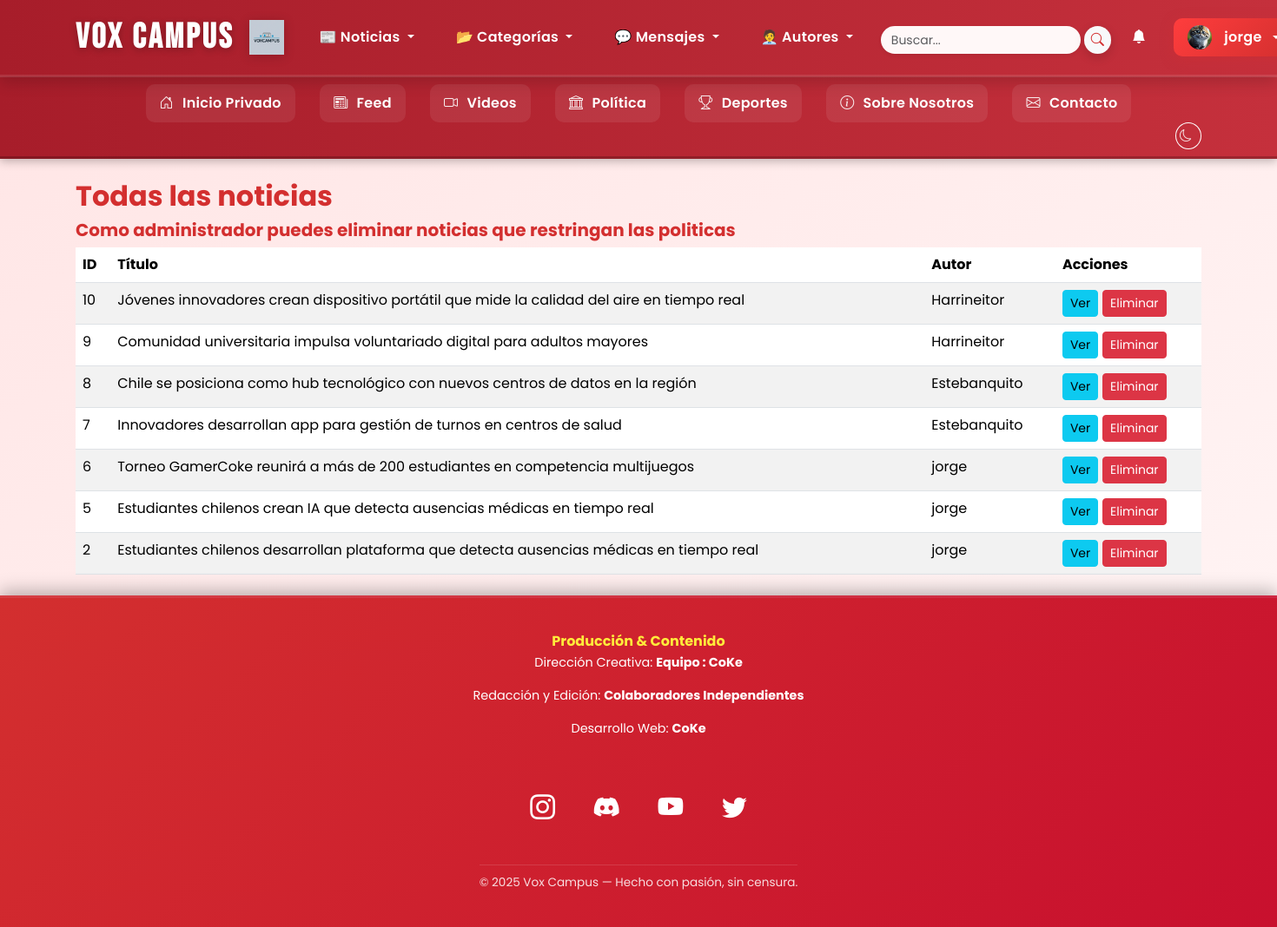
The app's page /noticias/ (signed in) with its own data.
### noticias/models.py (models this page shows, shortened)
class Perfil(models.Model):
    user = models.OneToOneField(User, on_delete=models.CASCADE, related_name='perfil')
    bio = models.TextField(blank=True, null=True)
    avatar = models.ImageField(upload_to='avatares/', blank=True, null=True)
    rol = models.CharField(
        max_length=20,
        choices=[('autor', 'Autor'), ('admin', 'Administrador')],
        default='autor'
    )

class Noticia(models.Model):
    titulo = models.CharField(max_length=200)
    contenido = models.TextField()
    categoria = models.ForeignKey(Categoria, on_delete=models.PROTECT, related_name='noticias')
    autor = models.ForeignKey(User, on_delete=models.CASCADE, related_name='noticias')
    fecha_creacion = models.DateTimeField(auto_now_add=True)
    imagen = models.ImageField(upload_to='noticias/', blank=True, null=True)

### noticias/views.py (the view)
# urls.py: path('noticias/', views.noticia_lista, name='noticia_lista'),
def noticia_lista(request):
    noticias = Noticia.objects.all().order_by('-fecha_creacion')
    return render(request, 'noticias/noticia_lista.html', {'noticias': noticias})

### noticias/context_processors.py (called while the page is built)
def contadores_globales(request):
    if request.user.is_authenticated:
        notif_count = Notificacion.objects.filter(usuario=request.user, leido=False).count()
        mensajes_no_leidos = Mensaje.objects.filter(receptor=request.user, leido=False).count() if hasattr(request.user, 'mensaje_set') else 0
    else:
        notif_count = 0
        mensajes_no_leidos = 0
    return {
        'notif_count': notif_count,
        'mensajes_no_leidos': mensajes_no_leidos,
    }

def notificaciones_context(request):
    if request.user.is_authenticated:
        notif_count = Notificacion.objects.filter(usuario=request.user, leido=False).count()
    else:
        notif_count = 0
    return {'notif_count': notif_count}

### templates/noticias/noticia_lista.html (shortened to what this page needs)
{% extends 'noticias/base.html' %}
{% block content %}
<h2>Todas las noticias</h2>
<h5>Como administrador puedes eliminar noticias que restringan las politicas</h5>
<table class="table table-striped">
   <thead>
      <tr>
         <th>ID</th>
         <th>Título</th>
         <th>Autor</th>
         <th>Acciones</th>
      </tr>
   </thead>
   <tbody>
      {% for noticia in noticias %}
      <tr>
         <td>{{ noticia.id }}</td>
         <td>{{ noticia.titulo }}</td>
         <td>{{ noticia.autor }}</td>
         <td>
            <a href="{% url 'noticia_detalle' noticia.id %}" class="btn btn-info btn-sm">Ver</a>
            {% if user.is_superuser %}
            <a href="{% url 'noticia_eliminar' noticia.id %}" class="btn btn-danger btn-sm">Eliminar</a>
            {% endif %}
         </td>
      </tr>
      {% endfor %}
   </tbody>
</table>
{% endblock %}

### templates/noticias/base.html (shortened to what this page needs)
{% load static %}
<!DOCTYPE html>
<html lang="es">
<head>
   <link href="https://cdn.jsdelivr.net/npm/bootstrap@5.3.2/dist/css/bootstrap.min.css" rel="stylesheet" />
   <link href="https://cdn.jsdelivr.net/npm/bootstrap-icons@1.11.1/font/bootstrap-icons.css" rel="stylesheet" />
   <link rel="stylesheet" href="{% static 'webnoticias/css/style.css' %}?v=v38" />
</head>
<body>
   <nav class="navbar navbar-expand-lg navbar-dark bg-danger shadow">
      <div class="container">
         <a class="navbar-brand d-flex align-items-center fw-bold"
            href="{% if user.is_authenticated and user.is_superuser %}{% url 'panel_privado' %}{% else %}{% url 'index' %}{% endif %}">
            <span class="me-2 text-white">Vox Campus</span>
            <img src="{% static 'WebNoticias/img/logo.png' %}" alt="Logo Vox Campus"
                 style="height:40px; width:auto; object-fit:contain;" />
         </a>
         <div class="collapse navbar-collapse" id="navbarNav">
            <ul class="navbar-nav mx-auto align-items-center gap-2">
               {% if user.is_authenticated and user.is_superuser or user.is_authenticated and user.is_staff %}
               <li class="nav-item dropdown">
                  <a class="nav-link dropdown-toggle" href="#" id="noticiasDropdown" role="button" data-bs-toggle="dropdown">
                     📰 Noticias
                  </a>
               </li>
               {% endif %}
               {% if user.is_superuser %}
               <li class="nav-item dropdown">
                  <a class="nav-link dropdown-toggle" href="#" id="categoriasDropdown" role="button" data-bs-toggle="dropdown">
                     📂 Categorías
                  </a>
               </li>
               {% endif %}
               {% if user.is_authenticated %}
               <li class="nav-item dropdown">
                  <a class="nav-link dropdown-toggle" href="#" id="mensajesDropdown" role="button" data-bs-toggle="dropdown">
                     💬 Mensajes
                  </a>
               </li>
               {% endif %}
               {% if user.is_authenticated %}
               <li class="nav-item dropdown">
                  <a class="nav-link dropdown-toggle" href="#" id="reporterosDropdown" role="button" data-bs-toggle="dropdown" aria-expanded="false">
                     🧑‍💼 Autores
                  </a>
                     {% if user.is_superuser %}
               </li>
               {% endif %}
             {% endif %}
            </ul>
            <ul class="navbar-nav align-items-center gap-0">
               {% if user.is_authenticated %}
                  <li class="nav-item">
                     <form id="buscador" class="d-flex align-items-center" role="search" method="get" action="{% url 'buscar' %}">
                        <input id="input-busqueda" class="form-control form-control-sm rounded-pill shadow-sm border-0 me-1"
                           type="search" placeholder="Buscar..." name="q" required />
                        <button class="btn btn-light btn-sm rounded-pill px-2 py-0" type="submit" style="height:32px;">
                           <i class="bi bi-search text-danger"></i>
                        </button>
                     </form>
                  </li>
                  <li class="nav-item position-relative">
                     <a href="{% url 'notificaciones' %}" class="nav-link position-relative">
                        <i class="bi bi-bell-fill"></i>
                     </a>
                  </li>
                  <li class="nav-item dropdown">
                     <a class="nav-link dropdown-toggle btn-login px-3 py-2" href="#" id="userDropdown"
                        role="button" data-bs-toggle="dropdown">
                        {% if user.perfil.avatar %}
                           <img src="{{ user.perfil.avatar.url }}" alt="avatar"
                              style="width:28px; height:28px; border-radius:50%; object-fit:cover; margin-right:6px;" />
                        {% else %}
                           <i class="bi bi-person-circle me-1"></i>
                        {% endif %}
                        {{ user.username }}
                     </a>
                  </li>
               {% else %}
                  <li class="nav-item"><a class="btn btn-login fw-bold px-3 py-1" href="{% url 'login' %}">Iniciar Sesión</a></li>
                  <li class="nav-item"><a href="{% url 'registro' %}" class="btn-register px-3 py-1">Regístrate</a></li>
               {% endif %}
            </ul>
         </div>
      </div>
   </nav>
   <div class="subnav">
      <div class="container text-center py-2">
         {% if user.is_authenticated and user.is_superuser %}
            <a href="{% url 'panel_privado' %}" class="subnav-link"><i class="bi bi-house-door"></i> Inicio Privado</a>
         {% else %}
            <a href="{% url 'index' %}" class="subnav-link"><i class="bi bi-house"></i> Inicio</a>
         {% endif %}
         <a href="{% url 'feed' %}" class="subnav-link"><i class="bi bi-newspaper"></i> Feed</a>
         <a href="{% url 'videos' %}" class="subnav-link"><i class="bi bi-camera-video"></i> Videos</a>
         <a href="{% url 'politica' %}" class="subnav-link"><i class="bi bi-bank"></i> Política</a>
         <a href="{% url 'deportes' %}" class="subnav-link"><i class="bi bi-trophy"></i> Deportes</a>
         <a href="{% url 'sobre' %}" class="subnav-link"><i class="bi bi-info-circle"></i> Sobre Nosotros</a>
         <a href="{% url 'contacto' %}" class="subnav-link"><i class="bi bi-envelope"></i> Contacto</a>
         <li class="nav-item d-flex align-items-center ms-2">
            <button id="theme-toggle" class="btn btn-outline-light btn-sm rounded-circle p-1" title="Cambiar tema">
               <i class="bi bi-moon"></i>
            </button>
         </li>
      </div>
   </div>
   <main class="container my-4">
      {% block content %}{% endblock %}
   </main>
   <footer class="footer-premium">
      <div class="footer-container">
         <div class="footer-credits">
            <h4>Producción & Contenido</h4>
            <p>Dirección Creativa: <strong>Equipo : CoKe</strong></p>
            <p>Redacción y Edición: <strong>Colaboradores Independientes</strong></p>
            <p>Desarrollo Web: <strong>CoKe</strong></p>
         </div>
         <div class="footer-social">
            <a href="https://www.instagram.com" target="_blank" class="social-icon"><i class="bi bi-instagram"></i></a>
            <a href="https://discord.com" target="_blank" class="social-icon"><i class="bi bi-discord"></i></a>
            <a href="https://www.youtube.com" target="_blank" class="social-icon"><i class="bi bi-youtube"></i></a>
            <a href="https://twitter.com" target="_blank" class="social-icon"><i class="bi bi-twitter"></i></a>
         </div>
         <div class="footer-bottom">
            <p>&copy; 2025 Vox Campus — Hecho con pasión, sin censura.</p>
         </div>
      </div>
   </footer>
</body>
</html>

### noticias/static/WebNoticias/css/base.css (style rules this page uses)
body { font-family: 'Poppins', sans-serif; color: #212529; scroll-behavior: smooth; margin: 0; background: linear-gradient(145deg, #ffe5e5, #fff6f6); background-attachment: fixed; transition: background-color 0.4s ease, color 0.4s ease; }
a { text-decoration: none; transition: all 0.2s ease; }
.container main, main.container { display:block; }
.navbar-brand img { height: 75px; width: auto; margin-left: 10px; vertical-align: middle; display: inline-block; filter: drop-shadow(0 2px 6px rgba(0,0,0,0.18)); }

### noticias/static/WebNoticias/css/navbar.css (style rules this page uses)
.navbar { background: linear-gradient(90deg, #a71d2a, #c5303c); box-shadow: 0 4px 10px rgba(0,0,0,0.4); border-bottom: 2px solid rgba(255,255,255,0.1); }
.navbar-brand { font-family: 'Bebas Neue','Montserrat',Arial,sans-serif; font-size: 2.5rem; letter-spacing: 3px; color: #fff !important; text-shadow: 0 2px 8px rgba(0,0,0,0.25); transition: transform 0.2s, text-shadow 0.3s; padding-right: 8px; }
.navbar-nav .nav-item { margin: 0 8px; }
.navbar .nav-link { color: #fff; font-weight: 600; letter-spacing: 0.3px; transition: all 0.3s ease; border-radius: 10px; padding: 8px 14px; font-size: 1rem; margin-right: .5rem; }
#theme-toggle { margin-left: auto;; border-color: #fff; color: #fff; transition: all 0.3s ease; }
.subnav { background: linear-gradient(90deg, #a71d2a, #c5303c); border-top: 1px solid rgba(255,255,255,0.15); border-bottom: 3px solid rgba(0,0,0,0.2); box-shadow: 0 3px 10px rgba(0,0,0,0.25); animation: fadeInDown 0.5s ease both; }
.subnav .subnav-link { display: inline-block; color: #fff; font-weight: 600; letter-spacing: 0.3px; margin: 0 12px; padding: 10px 16px; border-radius: 10px; text-decoration: none; background: rgba(255,255,255,0.08); transition: all 0.3s ease; }
.subnav i { margin-right: 6px; opacity: 0.9; }
.navbar-nav.align-items-center { align-items: center !important; }
#buscador { display: flex; align-items: center; margin-top: 5px; }
.navbar-nav.align-items-center > .nav-item { display: flex; align-items: center; }
#input-busqueda { height: 32px; line-height: 32px; padding: 0 10px; width: 200px; max-width: 240px; transition: all 0.3s ease; }
.navbar .nav-item:nth-child(4) { margin-right: 8px; }
#input-busqueda { height: 32px; line-height: 32px; padding: 0 12px; width: 230px; max-width: 280px; background: #fff8f8; transition: all 0.3s ease; }

### noticias/static/WebNoticias/css/panel.css (style rules this page uses)
.navbar, .navbar * { position: relative; z-index: 1000; }

### noticias/static/WebNoticias/css/forms.css (style rules this page uses)
form input, form textarea, form select { border-radius:.5rem; border:1px solid #ced4da; padding:.75rem 1rem; transition:all .3s ease; }
.btn-login { background:linear-gradient(135deg,#ff3d3d,#d32f2f); color:#fff!important; border:none; border-radius:50px; padding:.65rem 1.8rem; font-weight:700; letter-spacing:.4px; font-size:1.05rem; transition:all .3s ease; box-shadow:0 4px 15px rgba(211,47,47,0.35); display:flex; align-items:center; justify-content:center; gap:8px; margin:0; }
form .btn { border:none; border-radius:12px; font-weight:700; padding:.6rem 1.4rem; font-size:.95rem; transition:all .3s ease; box-shadow:0 4px 12px rgba(0,0,0,.15); vertical-align:middle; }
form .btn, form a.btn { display:inline-flex; align-items:center; justify-content:center; text-decoration:none; height:45px; line-height:1; }

### noticias/static/WebNoticias/css/footer.css (style rules this page uses)
.footer-premium { background:linear-gradient(135deg,#d32f2f,#c8102e); color:#fff; text-align:center; padding:40px 15px 25px; border-top:3px solid rgba(255,255,255,.1); box-shadow:0 -6px 18px rgba(0,0,0,.25); }
.footer-container { max-width:1100px; margin:0 auto; display:flex; flex-direction:column; align-items:center; gap:1.5rem; }
.footer-credits { font-size:.9rem; color:#fff; }
.footer-credits h4 { color:#ffeb3b; font-weight:700; margin-bottom:.3rem; font-size:1rem; }
.footer-social { display:flex; justify-content:center; gap:1.3rem; margin-top:1.2rem; }
.footer-social .social-icon { color:#fff; font-size:1.6rem; transition:all .3s ease; }
.footer-bottom { border-top:1px solid rgba(255,255,255,.15); margin-top:1.2rem; padding-top:10px; font-size:.85rem; opacity:.85; }
.footer-premium .social-icon { font-size:1.8rem; color:#fff; margin:0 12px; transition: all .3s ease; }

### noticias/static/WebNoticias/css/typography.css (style rules this page uses)
h1, h2, h3, h4, h5 { color:#d32f2f; font-weight:700; }
.text-danger { color:#d32f2f !important; }
.btn-view, .btn-warning, .btn-danger { will-change: transform; transition: transform 0.2s ease, box-shadow 0.2s ease; box-shadow: none; }

### noticias/static/WebNoticias/css/perfil.css (style rules this page uses)
.badge.bg-danger, { background: linear-gradient(135deg,#dc3545,#f85b69); }

### noticias/static/WebNoticias/css/responsive.css (style rules this page uses)
html { scroll-behavior: smooth; }

### records on screen
Noticia: id "10", titulo "Jóvenes innovadores crean dispositivo portátil que mide la calidad del aire en tiempo real", autor "Harrineitor"
Noticia: id "9", titulo "Comunidad universitaria impulsa voluntariado digital para adultos mayores", autor "Harrineitor"
Noticia: id "8", titulo "Chile se posiciona como hub tecnológico con nuevos centros de datos en la región", autor "Estebanquito"
Noticia: id "7", titulo "Innovadores desarrollan app para gestión de turnos en centros de salud", autor "Estebanquito"
Noticia: id "6", titulo "Torneo GamerCoke reunirá a más de 200 estudiantes en competencia multijuegos", autor "jorge"
Noticia: id "5", titulo "Estudiantes chilenos crean IA que detecta ausencias médicas en tiempo real", autor "jorge"
Noticia: id "2", titulo "Estudiantes chilenos desarrollan plataforma que detecta ausencias médicas en tiempo real", autor "jorge"

### other values on screen
{{ user.username }} "jorge"
